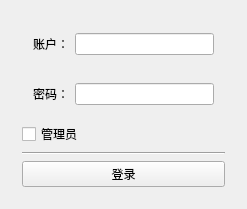
<?xml version="1.0" encoding="UTF-8"?>
<ui version="4.0">
 <class>Widget</class>
 <widget class="QWidget" name="Widget">
  <property name="geometry">
   <rect>
    <x>0</x>
    <y>0</y>
    <width>247</width>
    <height>209</height>
   </rect>
  </property>
  <property name="minimumSize">
   <size>
    <width>0</width>
    <height>0</height>
   </size>
  </property>
  <property name="windowTitle">
   <string>Widget</string>
  </property>
  <layout class="QGridLayout" name="gridLayout">
   <item row="0" column="0">
    <widget class="QWidget" name="widget_3" native="true">
     <layout class="QVBoxLayout" name="verticalLayout_2">
      <item>
       <widget class="QWidget" name="widget" native="true">
        <layout class="QHBoxLayout" name="horizontalLayout">
         <item>
          <widget class="QLabel" name="label">
           <property name="text">
            <string>账户：</string>
           </property>
          </widget>
         </item>
         <item>
          <widget class="QLineEdit" name="lineEdit_account"/>
         </item>
        </layout>
       </widget>
      </item>
      <item>
       <widget class="QWidget" name="widget_2" native="true">
        <layout class="QHBoxLayout" name="horizontalLayout_2">
         <item>
          <widget class="QLabel" name="label_2">
           <property name="text">
            <string>密码：</string>
           </property>
          </widget>
         </item>
         <item>
          <widget class="QLineEdit" name="lineEdit_password"/>
         </item>
        </layout>
       </widget>
      </item>
      <item>
       <widget class="QCheckBox" name="checkBox_admin">
        <property name="text">
         <string>管理员</string>
        </property>
       </widget>
      </item>
      <item>
       <widget class="Line" name="line">
        <property name="orientation">
         <enum>Qt::Horizontal</enum>
        </property>
       </widget>
      </item>
      <item>
       <widget class="QPushButton" name="pushButton_login">
        <property name="text">
         <string>登录</string>
        </property>
       </widget>
      </item>
     </layout>
    </widget>
   </item>
  </layout>
 </widget>
 <layoutdefault spacing="6" margin="11"/>
 <resources/>
 <connections/>
</ui>
